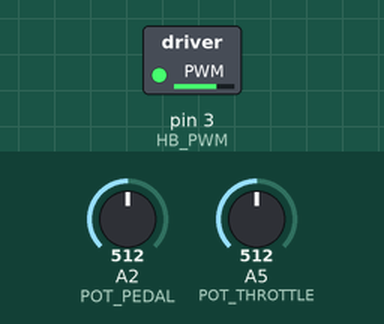
A sketch run on a simulated Arduino Nano, built with avr-gcc and run on an emulated ATmega328P. Parts: switched loads named in the sketch (green lamp = pin HIGH). The inputs (shaded band) are chosen by the test bench; at power-on: A2 (POT_PEDAL) = 512, A5 (POT_THROTTLE) = 512.

Above: at 1.2 s.
1.3 s: A2 (POT_PEDAL) set to 170
At 1.7 s:
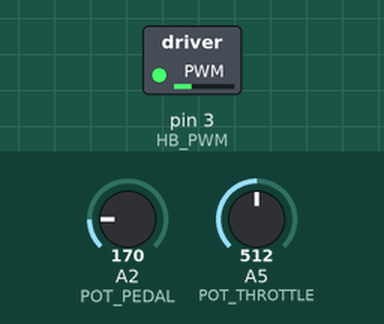
2.8 s: A5 (POT_THROTTLE) set to 390
At 4.0 s:
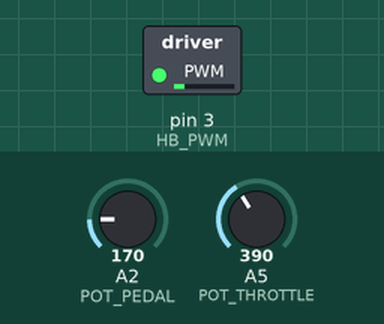
4.3 s: A5 (POT_THROTTLE) set to 511
At 5.3 s:
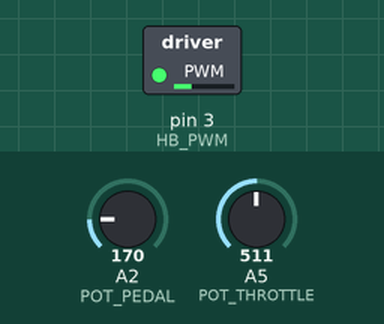
5.8 s: A5 (POT_THROTTLE) set to 306
At 6.4 s:
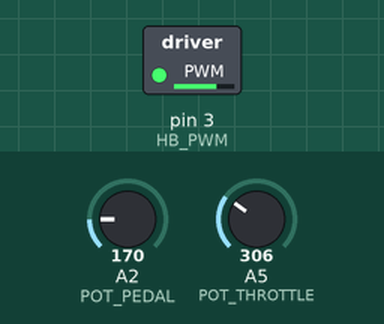
Timing chart, 0 to 8.3 s (numbered marks = the images above; inputs shaded):
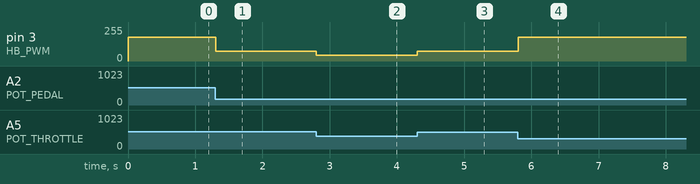

Measured:
- after the input at 1.3 s, pin 3 (HB_PWM): 180/255 → 74/255 at once
- after the input at 2.8 s, pin 3 (HB_PWM): 74/255 → 43/255 at once
- after the input at 4.3 s, pin 3 (HB_PWM): 43/255 → 74/255 at once
- after the input at 5.8 s, pin 3 (HB_PWM): 74/255 → 180/255 at once

The sketch:

main.ino
```cpp
#include <PID_v1.h>

/*
       UPT RACING TEAM

       TSR2//2022//GABOR ALEXANDRU
*/

// Motor PWM range; DO NOT CHANGE THESE!
const int PWM_MAX = 180;
const int PWM_MIN = 0;

// throttles
const int POT_THROTTLE = A5;  // Servo Position throttle
const int POT_PEDAL = A2;     // Pedal Sensor throttle
const int POT_PEDAL2 = A3;    //al doilea senzor pedala
const int SAFE = A4;
//const int BSPD = 4;
const int RELANTIU = A6;

// Pins H bridge
const int HB_FORWARD = 6;  // H bridge Forward
const int HB_REVERSE = 5;  // H bridge Reverse
const int HB_PWM = 3;      // H bridge PWM (speed)
const int HB_ENABLE = 7;   // H bridge Enable

// Throttle constraints
const int THROTTLE_MIN = 165;
const int THROTTLE_MAX = 1004;

// Pedal constraints
const int PEDAL_MIN = 72;
const int PEDAL_MAX = 400;

const int PED2_MIN = 140;
const int PED2_MAX = 800;

//PID Control variables
const double kP = 2;
const double kI = 0;
const double kD = 0;

// Define the PID controller
double throttle, Output, pedal;
PID throttlePID(&throttle, &Output, &pedal, kP, kI, kD, DIRECT);

void setup() {
  // Serial.begin(9600);

  // TCCR2B = TCCR2B & B11111000 | B00000001; // for PWM frequency of 31372.55 Hz
  TCCR0B = TCCR0B & B11111000 | B00000001;  // for PWM frequency of 62500.00 Hz

  // Enable PID control
  throttlePID.SetMode(AUTOMATIC);

  // Enable motor controller
  digitalWrite(HB_ENABLE, HIGH);
}


void loop() {
  if (SAFE < 1023) {
    digitalWrite(HB_FORWARD, LOW);
    digitalWrite(HB_REVERSE, LOW);
  }

  int tps = 0;  //analogRead(A1);
  //tps = tps / 10;
  int RELANTIU = PEDAL_MIN - tps;

  // Read throttle position
  throttle = map(analogRead(POT_THROTTLE), THROTTLE_MIN, THROTTLE_MAX, 0, 1023);
  //
  // if (throttle > 256) {
  //    digitalWrite(BSPD, HIGH);
  // } else {
  //    digitalWrite(BSPD, LOW);
  // }
  // Read pedal sensor position
  pedal = map(analogRead(POT_PEDAL), RELANTIU, PEDAL_MAX, 0, 1023);
  throttlePID.Compute();

  // Map PID output to motor PWM power
  Output = map(Output, 0, 255, PWM_MIN, PWM_MAX);

  // Open throttle if pedal position > throttle position
  if (pedal > throttle) {
    digitalWrite(HB_FORWARD, HIGH);
    digitalWrite(HB_REVERSE, LOW);
  } else if (pedal == throttle) {
    // Return throttle to resting position
    digitalWrite(HB_FORWARD, LOW);
    digitalWrite(HB_REVERSE, LOW);
  } else {
    // This is a hack so that the throttle goes reverse full power
    Output = map(throttle, 0, 1023, PWM_MIN, PWM_MAX);
    digitalWrite(HB_FORWARD, LOW);
    digitalWrite(HB_REVERSE, HIGH);
  }

  Serial.print("p: ");
  Serial.print(pedal);
  Serial.print(" | t: ");
  Serial.print(throttle);
  Serial.print(" | o: ");
  Serial.print(Output);
  Serial.println();
  analogWrite(HB_PWM, Output);
  // delay(2000);
}
```
